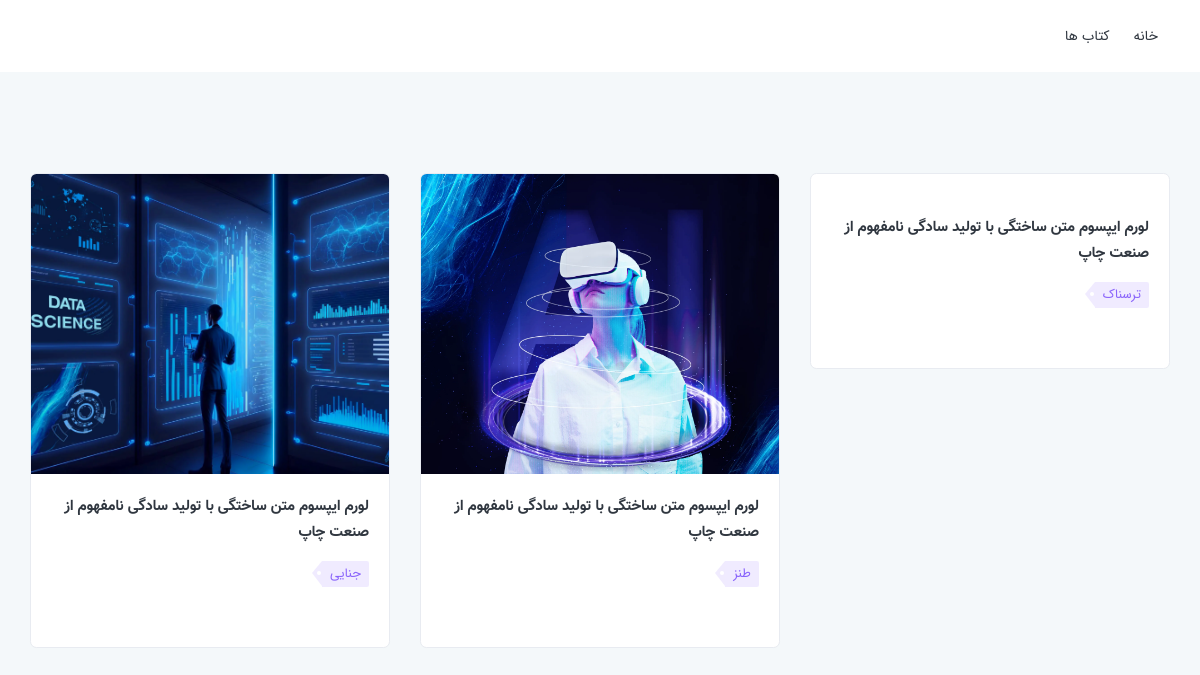
/books, run on the app's committed database.
### books/models.py (models this page shows)
class Book(models.Model):
    title = models.CharField(max_length=100)
    description = models.TextField()
    categories = models.ManyToManyField(Category, blank=True)
    writer = models.ForeignKey(Writer, on_delete=models.SET_NULL, null=True)
    image = models.ImageField(upload_to=upload_image_path)

class Category(models.Model):
    title =  models.CharField(max_length=100)

### src/views.py (the view)
# urls.py: path('books', books),
def books(requests):
    context = {
        'books' : Book.objects.all(),
    }
    return render(requests, 'books.html', context)

### templates/books.html (shortened to what this page needs)
{% load static %}
<!DOCTYPE html>
<html lang="fa">
    <head>
        <link href="{% static 'css/styles.css' %}" rel="stylesheet">
        <link href="{% static 'css/main.css' %}" rel="stylesheet">
		<link href="{% static 'css/colors.css' %}" rel="stylesheet">
    </head>
    <body class="red-skin rtl">
        <div class="header header-light">
            <div class="container">
                <nav id="navigation" class="navigation navigation-landscape">
                    <div class="nav-menus-wrapper" style="transition-property: none;">
                        <ul class="nav-menu">
                            <li><a href="/">خانه</a></li>
                            <li><a href="/books">کتاب ها </a></li>
                        </ul>
                    </div>
                </nav>
            </div>
        </div>
        <div id="main-wrapper">
			<section class="pt-100 bg-light">
				<div class="container"><br>
					<div class="row">
                        {% for item in books %}
                            <div class="col-lg-4 col-md-4 col-sm-12">
                                <div class="education_block_grid style_2">
                                    <div class="education_block_thumb n-shadow">
                                        <a href="/books/{{item.id}}/{{item.title}}"><img src="{{ item.image.url }}" style="height: 300px;object-fit: cover;" class="img-fluid" alt=""></a>
                                    </div>
                                    <div class="education_block_body">
                                        <h4 class="bl-title"><a href="/books/{{item.id}}/{{item.title}}">{{ item.title  }}</a></h4>
                                    </div>
                                    <div class="cources_facts">
                                        <ul class="cources_facts_list">
                                            <li class="facts-5">{{ item.categories.all.first.title }}</li>
                                        </ul>
                                    </div>
                                    <div class="cources_info">
                                    </div>
                                </div>
                            </div>
                        {% endfor %}
					</div>
				</div><br><br><br>
			</section>
		</div>
	</body>
</html>

### data on the page
Book: title "لورم ایپسوم متن ساختگی با تولید سادگی نامفهوم از صنعت چاپ", categories.all.first "ترسناک"
Book: image (picture), title "لورم ایپسوم متن ساختگی با تولید سادگی نامفهوم از صنعت چاپ", categories.all.first "طنز"
Book: image (picture), title "لورم ایپسوم متن ساختگی با تولید سادگی نامفهوم از صنعت چاپ", categories.all.first "جنایی"
